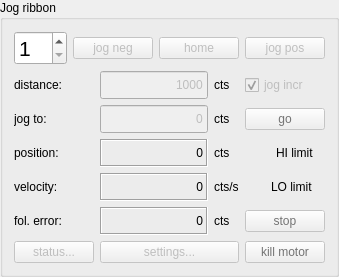
     <widget class="QGroupBox" name="grpJog">
      <property name="sizePolicy">
       <sizepolicy hsizetype="Minimum" vsizetype="Fixed">
        <horstretch>0</horstretch>
        <verstretch>0</verstretch>
       </sizepolicy>
      </property>
      <property name="title">
       <string>Jog ribbon</string>
      </property>
      <layout class="QGridLayout" name="gridLayout">
       <item row="0" column="0" colspan="4">
        <layout class="QHBoxLayout" name="horizontalLayout">
         <item>
          <widget class="QSpinBox" name="spnJogMotor">
           <property name="sizePolicy">
            <sizepolicy hsizetype="Minimum" vsizetype="Fixed">
             <horstretch>0</horstretch>
             <verstretch>0</verstretch>
            </sizepolicy>
           </property>
           <property name="font">
            <font>
             <pointsize>16</pointsize>
            </font>
           </property>
           <property name="toolTip">
            <string>Choose the motor to jog</string>
           </property>
           <property name="minimum">
            <number>1</number>
           </property>
           <property name="maximum">
            <number>32</number>
           </property>
          </widget>
         </item>
         <item>
          <widget class="QPushButton" name="btnJogNeg">
           <property name="enabled">
            <bool>false</bool>
           </property>
           <property name="text">
            <string>jog neg</string>
           </property>
          </widget>
         </item>
         <item>
          <widget class="QPushButton" name="btnHome">
           <property name="enabled">
            <bool>false</bool>
           </property>
           <property name="text">
            <string>home</string>
           </property>
          </widget>
         </item>
         <item>
          <widget class="QPushButton" name="btnJogPos">
           <property name="enabled">
            <bool>false</bool>
           </property>
           <property name="text">
            <string>jog pos</string>
           </property>
          </widget>
         </item>
        </layout>
       </item>
       <item row="1" column="0">
        <widget class="QLabel" name="textLabel5">
         <property name="text">
          <string>distance:</string>
         </property>
         <property name="wordWrap">
          <bool>false</bool>
         </property>
        </widget>
       </item>
       <item row="2" column="2">
        <widget class="QLabel" name="textLabel4_2">
         <property name="text">
          <string>cts</string>
         </property>
         <property name="wordWrap">
          <bool>false</bool>
         </property>
        </widget>
       </item>
       <item row="2" column="3">
        <widget class="QPushButton" name="btnJogTo">
         <property name="enabled">
          <bool>false</bool>
         </property>
         <property name="palette">
          <palette>
           <active>
            <colorrole role="ButtonText">
             <brush brushstyle="SolidPattern">
              <color alpha="255">
               <red>29</red>
               <green>95</green>
               <blue>19</blue>
              </color>
             </brush>
            </colorrole>
           </active>
           <inactive>
            <colorrole role="ButtonText">
             <brush brushstyle="SolidPattern">
              <color alpha="255">
               <red>29</red>
               <green>95</green>
               <blue>19</blue>
              </color>
             </brush>
            </colorrole>
           </inactive>
           <disabled>
            <colorrole role="ButtonText">
             <brush brushstyle="SolidPattern">
              <color alpha="255">
               <red>115</red>
               <green>115</green>
               <blue>115</blue>
              </color>
             </brush>
            </colorrole>
           </disabled>
          </palette>
         </property>
         <property name="toolTip">
          <string>Jog to position</string>
         </property>
         <property name="text">
          <string>go</string>
         </property>
        </widget>
       </item>
       <item row="3" column="0">
        <widget class="QLabel" name="textLabel6">
         <property name="text">
          <string>position:</string>
         </property>
         <property name="wordWrap">
          <bool>false</bool>
         </property>
        </widget>
       </item>
       <item row="3" column="1">
        <widget class="QLabel" name="lblPosition">
         <property name="minimumSize">
          <size>
           <width>0</width>
           <height>28</height>
          </size>
         </property>
         <property name="frameShape">
          <enum>QFrame::Box</enum>
         </property>
         <property name="frameShadow">
          <enum>QFrame::Sunken</enum>
         </property>
         <property name="text">
          <string>0</string>
         </property>
         <property name="alignment">
          <set>Qt::AlignRight|Qt::AlignTrailing|Qt::AlignVCenter</set>
         </property>
         <property name="wordWrap">
          <bool>false</bool>
         </property>
        </widget>
       </item>
       <item row="3" column="2">
        <widget class="QLabel" name="textLabel4_2_2">
         <property name="text">
          <string>cts</string>
         </property>
         <property name="wordWrap">
          <bool>false</bool>
         </property>
        </widget>
       </item>
       <item row="3" column="3">
        <layout class="QHBoxLayout" name="horizontalLayout_2">
         <item>
          <widget class="QLabel" name="pixHiLim">
           <property name="maximumSize">
            <size>
             <width>25</width>
             <height>25</height>
            </size>
           </property>
           <property name="pixmap">
            <pixmap>redLedOff.png</pixmap>
           </property>
           <property name="wordWrap">
            <bool>false</bool>
           </property>
          </widget>
         </item>
         <item>
          <widget class="QLabel" name="lblHiLim">
           <property name="text">
            <string>HI limit</string>
           </property>
           <property name="wordWrap">
            <bool>false</bool>
           </property>
          </widget>
         </item>
        </layout>
       </item>
       <item row="4" column="0">
        <widget class="QLabel" name="textLabel7">
         <property name="text">
          <string>velocity:</string>
         </property>
         <property name="wordWrap">
          <bool>false</bool>
         </property>
        </widget>
       </item>
       <item row="4" column="1">
        <widget class="QLabel" name="lblVelo">
         <property name="minimumSize">
          <size>
           <width>0</width>
           <height>28</height>
          </size>
         </property>
         <property name="frameShape">
          <enum>QFrame::Box</enum>
         </property>
         <property name="frameShadow">
          <enum>QFrame::Sunken</enum>
         </property>
         <property name="text">
          <string>0</string>
         </property>
         <property name="alignment">
          <set>Qt::AlignRight|Qt::AlignTrailing|Qt::AlignVCenter</set>
         </property>
         <property name="wordWrap">
          <bool>false</bool>
         </property>
        </widget>
       </item>
       <item row="4" column="2">
        <widget class="QLabel" name="textLabel4_2_2_2">
         <property name="text">
          <string>cts/s</string>
         </property>
         <property name="wordWrap">
          <bool>false</bool>
         </property>
        </widget>
       </item>
       <item row="4" column="3">
        <layout class="QHBoxLayout" name="horizontalLayout_3">
         <item>
          <widget class="QLabel" name="pixLoLim">
           <property name="maximumSize">
            <size>
             <width>20</width>
             <height>20</height>
            </size>
           </property>
           <property name="pixmap">
            <pixmap>redLedOff.png</pixmap>
           </property>
           <property name="wordWrap">
            <bool>false</bool>
           </property>
          </widget>
         </item>
         <item>
          <widget class="QLabel" name="lblLoLim">
           <property name="text">
            <string>LO limit</string>
           </property>
           <property name="wordWrap">
            <bool>false</bool>
           </property>
          </widget>
         </item>
        </layout>
       </item>
       <item row="5" column="0">
        <widget class="QLabel" name="textLabel8">
         <property name="text">
          <string>fol. error:</string>
         </property>
         <property name="wordWrap">
          <bool>false</bool>
         </property>
        </widget>
       </item>
       <item row="5" column="1">
        <widget class="QLabel" name="lblFolErr">
         <property name="minimumSize">
          <size>
           <width>0</width>
           <height>28</height>
          </size>
         </property>
         <property name="frameShape">
          <enum>QFrame::Box</enum>
         </property>
         <property name="frameShadow">
          <enum>QFrame::Sunken</enum>
         </property>
         <property name="text">
          <string>0</string>
         </property>
         <property name="alignment">
          <set>Qt::AlignRight|Qt::AlignTrailing|Qt::AlignVCenter</set>
         </property>
         <property name="wordWrap">
          <bool>false</bool>
         </property>
        </widget>
       </item>
       <item row="5" column="2">
        <widget class="QLabel" name="textLabel4_2_2_3">
         <property name="text">
          <string>cts</string>
         </property>
         <property name="wordWrap">
          <bool>false</bool>
         </property>
        </widget>
       </item>
       <item row="6" column="0">
        <widget class="QPushButton" name="btnStatus">
         <property name="enabled">
          <bool>false</bool>
         </property>
         <property name="text">
          <string>status...</string>
         </property>
        </widget>
       </item>
       <item row="6" column="1" colspan="2">
        <widget class="QPushButton" name="btnSettings">
         <property name="enabled">
          <bool>false</bool>
         </property>
         <property name="text">
          <string>settings...</string>
         </property>
        </widget>
       </item>
       <item row="5" column="3">
        <widget class="QPushButton" name="btnJogStop">
         <property name="enabled">
          <bool>false</bool>
         </property>
         <property name="palette">
          <palette>
           <active>
            <colorrole role="ButtonText">
             <brush brushstyle="SolidPattern">
              <color alpha="255">
               <red>232</red>
               <green>0</green>
               <blue>3</blue>
              </color>
             </brush>
            </colorrole>
           </active>
           <inactive>
            <colorrole role="ButtonText">
             <brush brushstyle="SolidPattern">
              <color alpha="255">
               <red>232</red>
               <green>0</green>
               <blue>3</blue>
              </color>
             </brush>
            </colorrole>
           </inactive>
           <disabled>
            <colorrole role="ButtonText">
             <brush brushstyle="SolidPattern">
              <color alpha="255">
               <red>115</red>
               <green>115</green>
               <blue>115</blue>
              </color>
             </brush>
            </colorrole>
           </disabled>
          </palette>
         </property>
         <property name="text">
          <string>stop</string>
         </property>
        </widget>
       </item>
       <item row="1" column="1">
        <widget class="QLineEdit" name="lneJogDist">
         <property name="enabled">
          <bool>false</bool>
         </property>
         <property name="sizePolicy">
          <sizepolicy hsizetype="MinimumExpanding" vsizetype="Fixed">
           <horstretch>0</horstretch>
           <verstretch>0</verstretch>
          </sizepolicy>
         </property>
         <property name="minimumSize">
          <size>
           <width>0</width>
           <height>28</height>
          </size>
         </property>
         <property name="text">
          <string>1000</string>
         </property>
         <property name="alignment">
          <set>Qt::AlignRight</set>
         </property>
        </widget>
       </item>
       <item row="1" column="2">
        <widget class="QLabel" name="textLabel4">
         <property name="text">
          <string>cts</string>
         </property>
         <property name="wordWrap">
          <bool>false</bool>
         </property>
        </widget>
       </item>
       <item row="1" column="3">
        <widget class="QCheckBox" name="chkJogInc">
         <property name="enabled">
          <bool>false</bool>
         </property>
         <property name="text">
          <string>jog incr</string>
         </property>
         <property name="checked">
          <bool>true</bool>
         </property>
        </widget>
       </item>
       <item row="2" column="0">
        <widget class="QLabel" name="textLabel3">
         <property name="text">
          <string>jog to:</string>
         </property>
         <property name="wordWrap">
          <bool>false</bool>
         </property>
        </widget>
       </item>
       <item row="2" column="1">
        <widget class="QLineEdit" name="lneJogTo">
         <property name="enabled">
          <bool>false</bool>
         </property>
         <property name="sizePolicy">
          <sizepolicy hsizetype="MinimumExpanding" vsizetype="Fixed">
           <horstretch>0</horstretch>
           <verstretch>0</verstretch>
          </sizepolicy>
         </property>
         <property name="minimumSize">
          <size>
           <width>0</width>
           <height>28</height>
          </size>
         </property>
         <property name="text">
          <string>0</string>
         </property>
         <property name="alignment">
          <set>Qt::AlignRight</set>
         </property>
        </widget>
       </item>
       <item row="6" column="3">
        <widget class="QPushButton" name="btnKillMotor">
         <property name="enabled">
          <bool>false</bool>
         </property>
         <property name="palette">
          <palette>
           <active>
            <colorrole role="ButtonText">
             <brush brushstyle="SolidPattern">
              <color alpha="255">
               <red>232</red>
               <green>0</green>
               <blue>3</blue>
              </color>
             </brush>
            </colorrole>
           </active>
           <inactive>
            <colorrole role="ButtonText">
             <brush brushstyle="SolidPattern">
              <color alpha="255">
               <red>232</red>
               <green>0</green>
               <blue>3</blue>
              </color>
             </brush>
            </colorrole>
           </inactive>
           <disabled>
            <colorrole role="ButtonText">
             <brush brushstyle="SolidPattern">
              <color alpha="255">
               <red>115</red>
               <green>115</green>
               <blue>115</blue>
              </color>
             </brush>
            </colorrole>
           </disabled>
          </palette>
         </property>
         <property name="text">
          <string>kill motor</string>
         </property>
        </widget>
       </item>
      </layout>
     </widget>
